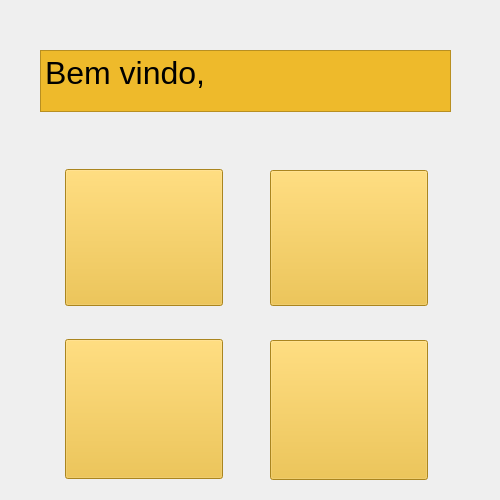
<?xml version="1.0" encoding="UTF-8"?>
<ui version="4.0">
 <class>MainWindow</class>
 <widget class="QMainWindow" name="MainWindow">
  <property name="geometry">
   <rect>
    <x>0</x>
    <y>0</y>
    <width>500</width>
    <height>500</height>
   </rect>
  </property>
  <property name="maximumSize">
   <size>
    <width>500</width>
    <height>500</height>
   </size>
  </property>
  <property name="windowTitle">
   <string>Banco Assemble</string>
  </property>
  <widget class="QWidget" name="centralwidget">
   <widget class="QLabel" name="label">
    <property name="geometry">
     <rect>
      <x>0</x>
      <y>0</y>
      <width>501</width>
      <height>511</height>
     </rect>
    </property>
    <property name="styleSheet">
     <string notr="true">background-image: url(:/Menu Diretor/MenuDiretor.png);</string>
    </property>
    <property name="text">
     <string/>
    </property>
   </widget>
   <widget class="QTextBrowser" name="nametext">
    <property name="geometry">
     <rect>
      <x>40</x>
      <y>50</y>
      <width>411</width>
      <height>62</height>
     </rect>
    </property>
    <property name="font">
     <font>
      <pointsize>24</pointsize>
     </font>
    </property>
    <property name="styleSheet">
     <string notr="true">background-color: rgb(238, 186, 43);</string>
    </property>
    <property name="html">
     <string>&lt;!DOCTYPE HTML PUBLIC &quot;-//W3C//DTD HTML 4.0//EN&quot; &quot;http://www.w3.org/TR/REC-html40/strict.dtd&quot;&gt;
&lt;html&gt;&lt;head&gt;&lt;meta name=&quot;qrichtext&quot; content=&quot;1&quot; /&gt;&lt;meta charset=&quot;utf-8&quot; /&gt;&lt;style type=&quot;text/css&quot;&gt;
p, li { white-space: pre-wrap; }
&lt;/style&gt;&lt;/head&gt;&lt;body style=&quot; font-family:'Segoe UI'; font-size:24pt; font-weight:400; font-style:normal;&quot;&gt;
&lt;p style=&quot; margin-top:0px; margin-bottom:0px; margin-left:0px; margin-right:0px; -qt-block-indent:0; text-indent:0px;&quot;&gt;Bem vindo, &lt;/p&gt;&lt;/body&gt;&lt;/html&gt;</string>
    </property>
   </widget>
   <widget class="QPushButton" name="funccreator">
    <property name="geometry">
     <rect>
      <x>65</x>
      <y>169</y>
      <width>158</width>
      <height>137</height>
     </rect>
    </property>
    <property name="styleSheet">
     <string notr="true">background-color: rgb(238, 186, 43);
background-image: url(:/Menu Diretor/Funcionario.png);
</string>
    </property>
    <property name="text">
     <string/>
    </property>
   </widget>
   <widget class="QPushButton" name="clientview">
    <property name="geometry">
     <rect>
      <x>270</x>
      <y>170</y>
      <width>158</width>
      <height>136</height>
     </rect>
    </property>
    <property name="styleSheet">
     <string notr="true">background-color: rgb(238, 186, 43);
background-image: url(:/Menu Diretor/listacliente.png);
</string>
    </property>
    <property name="text">
     <string/>
    </property>
   </widget>
   <widget class="QPushButton" name="funcview">
    <property name="geometry">
     <rect>
      <x>65</x>
      <y>339</y>
      <width>158</width>
      <height>140</height>
     </rect>
    </property>
    <property name="styleSheet">
     <string notr="true">background-color: rgb(238, 186, 43);
background-image: url(:/Menu Diretor/listafuncionario.png);

</string>
    </property>
    <property name="text">
     <string/>
    </property>
   </widget>
   <widget class="QPushButton" name="emprestimo">
    <property name="geometry">
     <rect>
      <x>270</x>
      <y>340</y>
      <width>158</width>
      <height>140</height>
     </rect>
    </property>
    <property name="styleSheet">
     <string notr="true">background-color: rgb(238, 186, 43);
background-image: url(:/Menu Diretor/emprestimodiretor.png);

</string>
    </property>
    <property name="text">
     <string/>
    </property>
   </widget>
  </widget>
 </widget>
 <resources>
  <include location="../Images/Path.qrc"/>
 </resources>
 <connections/>
</ui>
